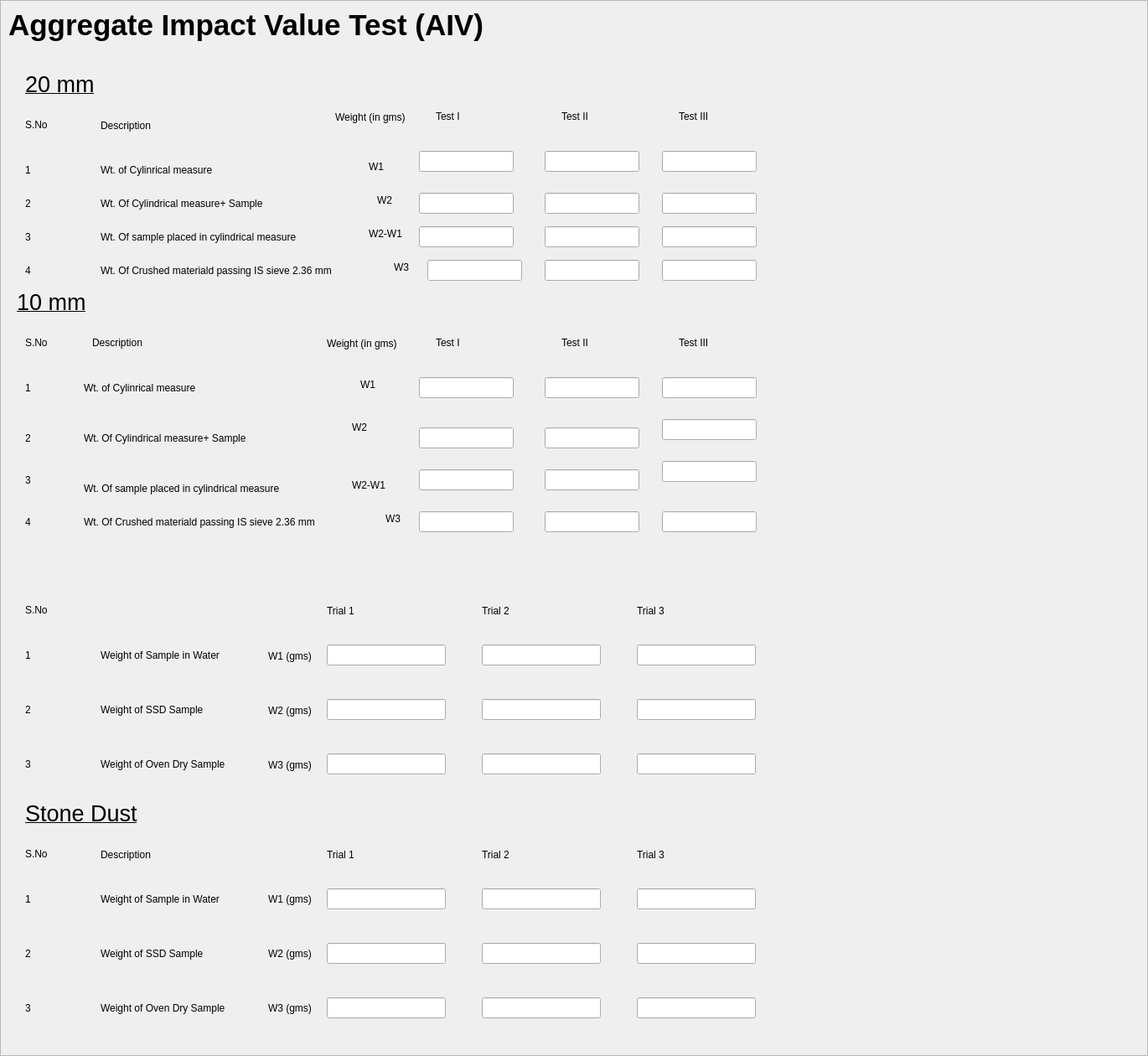
     <widget class="QFrame" name="AIV_frame">
      <property name="geometry">
       <rect>
        <x>0</x>
        <y>50</y>
        <width>1370</width>
        <height>1260</height>
       </rect>
      </property>
      <property name="frameShape">
       <enum>QFrame::StyledPanel</enum>
      </property>
      <property name="frameShadow">
       <enum>QFrame::Raised</enum>
      </property>
      <widget class="QLabel" name="label_265">
       <property name="geometry">
        <rect>
         <x>10</x>
         <y>0</y>
         <width>601</width>
         <height>60</height>
        </rect>
       </property>
       <property name="text">
        <string>&lt;html&gt;&lt;head/&gt;&lt;body&gt;&lt;p&gt;&lt;span style=&quot; font-size:26pt; font-weight:700;&quot;&gt;Aggregate Impact Value Test (AIV)&lt;/span&gt;&lt;/p&gt;&lt;/body&gt;&lt;/html&gt;</string>
       </property>
      </widget>
      <widget class="QLabel" name="label_266">
       <property name="geometry">
        <rect>
         <x>30</x>
         <y>80</y>
         <width>111</width>
         <height>41</height>
        </rect>
       </property>
       <property name="text">
        <string>&lt;html&gt;&lt;head/&gt;&lt;body&gt;&lt;p&gt;&lt;span style=&quot; font-size:20pt; text-decoration: underline;&quot;&gt;20 mm&lt;/span&gt;&lt;/p&gt;&lt;/body&gt;&lt;/html&gt;</string>
       </property>
      </widget>
      <widget class="QLabel" name="label_267">
       <property name="geometry">
        <rect>
         <x>30</x>
         <y>190</y>
         <width>67</width>
         <height>25</height>
        </rect>
       </property>
       <property name="text">
        <string>1</string>
       </property>
      </widget>
      <widget class="QLabel" name="label_268">
       <property name="geometry">
        <rect>
         <x>30</x>
         <y>230</y>
         <width>67</width>
         <height>25</height>
        </rect>
       </property>
       <property name="text">
        <string>2</string>
       </property>
      </widget>
      <widget class="QLabel" name="label_269">
       <property name="geometry">
        <rect>
         <x>120</x>
         <y>190</y>
         <width>171</width>
         <height>25</height>
        </rect>
       </property>
       <property name="text">
        <string>Wt. of Cylinrical measure</string>
       </property>
      </widget>
      <widget class="QLabel" name="label_270">
       <property name="geometry">
        <rect>
         <x>120</x>
         <y>230</y>
         <width>251</width>
         <height>25</height>
        </rect>
       </property>
       <property name="text">
        <string>Wt. Of Cylindrical measure+ Sample</string>
       </property>
      </widget>
      <widget class="QLabel" name="label_271">
       <property name="geometry">
        <rect>
         <x>30</x>
         <y>510</y>
         <width>67</width>
         <height>25</height>
        </rect>
       </property>
       <property name="text">
        <string>2</string>
       </property>
      </widget>
      <widget class="QLabel" name="label_273">
       <property name="geometry">
        <rect>
         <x>20</x>
         <y>340</y>
         <width>101</width>
         <height>41</height>
        </rect>
       </property>
       <property name="text">
        <string>&lt;html&gt;&lt;head/&gt;&lt;body&gt;&lt;p&gt;&lt;span style=&quot; font-size:20pt; text-decoration: underline;&quot;&gt;10 mm&lt;/span&gt;&lt;/p&gt;&lt;/body&gt;&lt;/html&gt;</string>
       </property>
      </widget>
      <widget class="QLabel" name="label_276">
       <property name="enabled">
        <bool>true</bool>
       </property>
       <property name="geometry">
        <rect>
         <x>30</x>
         <y>400</y>
         <width>41</width>
         <height>17</height>
        </rect>
       </property>
       <property name="text">
        <string>S.No</string>
       </property>
      </widget>
      <widget class="QLabel" name="label_277">
       <property name="geometry">
        <rect>
         <x>30</x>
         <y>560</y>
         <width>67</width>
         <height>25</height>
        </rect>
       </property>
       <property name="text">
        <string>3</string>
       </property>
      </widget>
      <widget class="QLabel" name="label_278">
       <property name="geometry">
        <rect>
         <x>110</x>
         <y>400</y>
         <width>79</width>
         <height>17</height>
        </rect>
       </property>
       <property name="text">
        <string>Description</string>
       </property>
      </widget>
      <widget class="QLabel" name="label_279">
       <property name="geometry">
        <rect>
         <x>30</x>
         <y>450</y>
         <width>67</width>
         <height>25</height>
        </rect>
       </property>
       <property name="text">
        <string>1</string>
       </property>
      </widget>
      <widget class="QLabel" name="label_280">
       <property name="geometry">
        <rect>
         <x>30</x>
         <y>769</y>
         <width>67</width>
         <height>25</height>
        </rect>
       </property>
       <property name="text">
        <string>1</string>
       </property>
      </widget>
      <widget class="QLabel" name="label_281">
       <property name="geometry">
        <rect>
         <x>120</x>
         <y>834</y>
         <width>190</width>
         <height>25</height>
        </rect>
       </property>
       <property name="text">
        <string>Weight of SSD Sample</string>
       </property>
      </widget>
      <widget class="QLabel" name="label_282">
       <property name="geometry">
        <rect>
         <x>120</x>
         <y>769</y>
         <width>190</width>
         <height>25</height>
        </rect>
       </property>
       <property name="text">
        <string>Weight of Sample in Water</string>
       </property>
      </widget>
      <widget class="QLabel" name="label_283">
       <property name="geometry">
        <rect>
         <x>390</x>
         <y>720</y>
         <width>42</width>
         <height>17</height>
        </rect>
       </property>
       <property name="text">
        <string>Trial 1</string>
       </property>
      </widget>
      <widget class="QLineEdit" name="spc_10_w1_t3_5">
       <property name="geometry">
        <rect>
         <x>760</x>
         <y>769</y>
         <width>142</width>
         <height>25</height>
        </rect>
       </property>
      </widget>
      <widget class="QLineEdit" name="spc_10_w3_t3_5">
       <property name="geometry">
        <rect>
         <x>760</x>
         <y>899</y>
         <width>142</width>
         <height>25</height>
        </rect>
       </property>
      </widget>
      <widget class="QLabel" name="label_284">
       <property name="geometry">
        <rect>
         <x>760</x>
         <y>720</y>
         <width>42</width>
         <height>17</height>
        </rect>
       </property>
       <property name="text">
        <string>Trial 3</string>
       </property>
      </widget>
      <widget class="QLineEdit" name="spc_10_w2_t3_5">
       <property name="geometry">
        <rect>
         <x>760</x>
         <y>834</y>
         <width>142</width>
         <height>25</height>
        </rect>
       </property>
      </widget>
      <widget class="QLineEdit" name="spc_10_w2_t1_5">
       <property name="geometry">
        <rect>
         <x>390</x>
         <y>834</y>
         <width>142</width>
         <height>25</height>
        </rect>
       </property>
      </widget>
      <widget class="QLineEdit" name="spc_10_w3_t2_5">
       <property name="geometry">
        <rect>
         <x>575</x>
         <y>899</y>
         <width>142</width>
         <height>25</height>
        </rect>
       </property>
      </widget>
      <widget class="QLabel" name="label_285">
       <property name="geometry">
        <rect>
         <x>120</x>
         <y>899</y>
         <width>190</width>
         <height>25</height>
        </rect>
       </property>
       <property name="text">
        <string>Weight of Oven Dry Sample</string>
       </property>
      </widget>
      <widget class="QLabel" name="label_286">
       <property name="geometry">
        <rect>
         <x>30</x>
         <y>899</y>
         <width>67</width>
         <height>25</height>
        </rect>
       </property>
       <property name="text">
        <string>3</string>
       </property>
      </widget>
      <widget class="QLabel" name="label_287">
       <property name="geometry">
        <rect>
         <x>30</x>
         <y>834</y>
         <width>67</width>
         <height>25</height>
        </rect>
       </property>
       <property name="text">
        <string>2</string>
       </property>
      </widget>
      <widget class="QLineEdit" name="spc_10_w3_t1_5">
       <property name="geometry">
        <rect>
         <x>390</x>
         <y>899</y>
         <width>142</width>
         <height>25</height>
        </rect>
       </property>
      </widget>
      <widget class="QLineEdit" name="spc_10_w1_t2_5">
       <property name="geometry">
        <rect>
         <x>575</x>
         <y>769</y>
         <width>142</width>
         <height>25</height>
        </rect>
       </property>
      </widget>
      <widget class="QLineEdit" name="spc_10_w1_t1_5">
       <property name="geometry">
        <rect>
         <x>390</x>
         <y>769</y>
         <width>142</width>
         <height>25</height>
        </rect>
       </property>
      </widget>
      <widget class="QLabel" name="label_288">
       <property name="geometry">
        <rect>
         <x>575</x>
         <y>720</y>
         <width>42</width>
         <height>17</height>
        </rect>
       </property>
       <property name="text">
        <string>Trial 2</string>
       </property>
      </widget>
      <widget class="QLabel" name="label_289">
       <property name="enabled">
        <bool>true</bool>
       </property>
       <property name="geometry">
        <rect>
         <x>30</x>
         <y>719</y>
         <width>32</width>
         <height>17</height>
        </rect>
       </property>
       <property name="text">
        <string>S.No</string>
       </property>
      </widget>
      <widget class="QLineEdit" name="spc_10_w2_t2_5">
       <property name="geometry">
        <rect>
         <x>575</x>
         <y>834</y>
         <width>142</width>
         <height>25</height>
        </rect>
       </property>
      </widget>
      <widget class="QLineEdit" name="spc_0_w2_t1_5">
       <property name="geometry">
        <rect>
         <x>390</x>
         <y>1125</y>
         <width>142</width>
         <height>25</height>
        </rect>
       </property>
      </widget>
      <widget class="QLabel" name="label_290">
       <property name="geometry">
        <rect>
         <x>30</x>
         <y>950</y>
         <width>141</width>
         <height>41</height>
        </rect>
       </property>
       <property name="text">
        <string>&lt;html&gt;&lt;head/&gt;&lt;body&gt;&lt;p&gt;&lt;span style=&quot; font-size:20pt; text-decoration: underline;&quot;&gt;Stone Dust&lt;/span&gt;&lt;/p&gt;&lt;/body&gt;&lt;/html&gt;</string>
       </property>
      </widget>
      <widget class="QLabel" name="label_291">
       <property name="geometry">
        <rect>
         <x>120</x>
         <y>1125</y>
         <width>190</width>
         <height>25</height>
        </rect>
       </property>
       <property name="text">
        <string>Weight of SSD Sample</string>
       </property>
      </widget>
      <widget class="QLabel" name="label_292">
       <property name="geometry">
        <rect>
         <x>760</x>
         <y>1011</y>
         <width>42</width>
         <height>17</height>
        </rect>
       </property>
       <property name="text">
        <string>Trial 3</string>
       </property>
      </widget>
      <widget class="QLineEdit" name="spc_0_w3_t3_5">
       <property name="geometry">
        <rect>
         <x>760</x>
         <y>1190</y>
         <width>142</width>
         <height>25</height>
        </rect>
       </property>
      </widget>
      <widget class="QLineEdit" name="spc_0_w1_t1_5">
       <property name="geometry">
        <rect>
         <x>390</x>
         <y>1060</y>
         <width>142</width>
         <height>25</height>
        </rect>
       </property>
      </widget>
      <widget class="QLabel" name="label_293">
       <property name="geometry">
        <rect>
         <x>30</x>
         <y>1190</y>
         <width>67</width>
         <height>25</height>
        </rect>
       </property>
       <property name="text">
        <string>3</string>
       </property>
      </widget>
      <widget class="QLineEdit" name="spc_0_w1_t2_5">
       <property name="geometry">
        <rect>
         <x>575</x>
         <y>1060</y>
         <width>142</width>
         <height>25</height>
        </rect>
       </property>
      </widget>
      <widget class="QLineEdit" name="spc_0_w1_t3_5">
       <property name="geometry">
        <rect>
         <x>760</x>
         <y>1060</y>
         <width>142</width>
         <height>25</height>
        </rect>
       </property>
      </widget>
      <widget class="QLineEdit" name="spc_0_w2_t2_5">
       <property name="geometry">
        <rect>
         <x>575</x>
         <y>1125</y>
         <width>142</width>
         <height>25</height>
        </rect>
       </property>
      </widget>
      <widget class="QLineEdit" name="spc_0_w3_t1_5">
       <property name="geometry">
        <rect>
         <x>390</x>
         <y>1190</y>
         <width>142</width>
         <height>25</height>
        </rect>
       </property>
      </widget>
      <widget class="QLineEdit" name="spc_0_w3_t2_5">
       <property name="geometry">
        <rect>
         <x>575</x>
         <y>1190</y>
         <width>142</width>
         <height>25</height>
        </rect>
       </property>
      </widget>
      <widget class="QLabel" name="label_294">
       <property name="geometry">
        <rect>
         <x>120</x>
         <y>1190</y>
         <width>190</width>
         <height>25</height>
        </rect>
       </property>
       <property name="text">
        <string>Weight of Oven Dry Sample</string>
       </property>
      </widget>
      <widget class="QLineEdit" name="spc_0_w2_t3_5">
       <property name="geometry">
        <rect>
         <x>760</x>
         <y>1125</y>
         <width>142</width>
         <height>25</height>
        </rect>
       </property>
      </widget>
      <widget class="QLabel" name="label_295">
       <property name="geometry">
        <rect>
         <x>390</x>
         <y>1011</y>
         <width>42</width>
         <height>17</height>
        </rect>
       </property>
       <property name="text">
        <string>Trial 1</string>
       </property>
      </widget>
      <widget class="QLabel" name="label_296">
       <property name="geometry">
        <rect>
         <x>30</x>
         <y>1060</y>
         <width>67</width>
         <height>25</height>
        </rect>
       </property>
       <property name="text">
        <string>1</string>
       </property>
      </widget>
      <widget class="QLabel" name="label_297">
       <property name="enabled">
        <bool>true</bool>
       </property>
       <property name="geometry">
        <rect>
         <x>30</x>
         <y>1010</y>
         <width>32</width>
         <height>17</height>
        </rect>
       </property>
       <property name="text">
        <string>S.No</string>
       </property>
      </widget>
      <widget class="QLabel" name="label_298">
       <property name="geometry">
        <rect>
         <x>30</x>
         <y>1125</y>
         <width>67</width>
         <height>25</height>
        </rect>
       </property>
       <property name="text">
        <string>2</string>
       </property>
      </widget>
      <widget class="QLabel" name="label_299">
       <property name="geometry">
        <rect>
         <x>120</x>
         <y>1011</y>
         <width>79</width>
         <height>17</height>
        </rect>
       </property>
       <property name="text">
        <string>Description</string>
       </property>
      </widget>
      <widget class="QLabel" name="label_300">
       <property name="geometry">
        <rect>
         <x>575</x>
         <y>1011</y>
         <width>42</width>
         <height>17</height>
        </rect>
       </property>
       <property name="text">
        <string>Trial 2</string>
       </property>
      </widget>
      <widget class="QLabel" name="label_301">
       <property name="geometry">
        <rect>
         <x>120</x>
         <y>1060</y>
         <width>190</width>
         <height>25</height>
        </rect>
       </property>
       <property name="text">
        <string>Weight of Sample in Water</string>
       </property>
      </widget>
      <widget class="QLabel" name="label_302">
       <property name="geometry">
        <rect>
         <x>320</x>
         <y>900</y>
         <width>67</width>
         <height>25</height>
        </rect>
       </property>
       <property name="text">
        <string>W3 (gms)</string>
       </property>
      </widget>
      <widget class="QLabel" name="label_303">
       <property name="geometry">
        <rect>
         <x>320</x>
         <y>770</y>
         <width>67</width>
         <height>25</height>
        </rect>
       </property>
       <property name="text">
        <string>W1 (gms)</string>
       </property>
      </widget>
      <widget class="QLabel" name="label_304">
       <property name="geometry">
        <rect>
         <x>320</x>
         <y>835</y>
         <width>67</width>
         <height>25</height>
        </rect>
       </property>
       <property name="text">
        <string>W2 (gms)</string>
       </property>
      </widget>
      <widget class="QLabel" name="label_305">
       <property name="geometry">
        <rect>
         <x>320</x>
         <y>1190</y>
         <width>67</width>
         <height>25</height>
        </rect>
       </property>
       <property name="text">
        <string>W3 (gms)</string>
       </property>
      </widget>
      <widget class="QLabel" name="label_306">
       <property name="geometry">
        <rect>
         <x>320</x>
         <y>1060</y>
         <width>67</width>
         <height>25</height>
        </rect>
       </property>
       <property name="text">
        <string>W1 (gms)</string>
       </property>
      </widget>
      <widget class="QLabel" name="label_307">
       <property name="geometry">
        <rect>
         <x>320</x>
         <y>1125</y>
         <width>67</width>
         <height>25</height>
        </rect>
       </property>
       <property name="text">
        <string>W2 (gms)</string>
       </property>
      </widget>
      <widget class="QLabel" name="label_308">
       <property name="enabled">
        <bool>true</bool>
       </property>
       <property name="geometry">
        <rect>
         <x>30</x>
         <y>140</y>
         <width>32</width>
         <height>17</height>
        </rect>
       </property>
       <property name="text">
        <string>S.No</string>
       </property>
      </widget>
      <widget class="QLabel" name="label_309">
       <property name="geometry">
        <rect>
         <x>120</x>
         <y>141</y>
         <width>79</width>
         <height>17</height>
        </rect>
       </property>
       <property name="text">
        <string>Description</string>
       </property>
      </widget>
      <widget class="QLabel" name="label_310">
       <property name="geometry">
        <rect>
         <x>30</x>
         <y>610</y>
         <width>67</width>
         <height>25</height>
        </rect>
       </property>
       <property name="text">
        <string>4</string>
       </property>
      </widget>
      <widget class="QLabel" name="label_346">
       <property name="geometry">
        <rect>
         <x>30</x>
         <y>270</y>
         <width>67</width>
         <height>25</height>
        </rect>
       </property>
       <property name="text">
        <string>3</string>
       </property>
      </widget>
      <widget class="QLabel" name="label_347">
       <property name="geometry">
        <rect>
         <x>30</x>
         <y>310</y>
         <width>67</width>
         <height>25</height>
        </rect>
       </property>
       <property name="text">
        <string>4</string>
       </property>
      </widget>
      <widget class="QLabel" name="label_348">
       <property name="geometry">
        <rect>
         <x>120</x>
         <y>270</y>
         <width>301</width>
         <height>25</height>
        </rect>
       </property>
       <property name="text">
        <string>Wt. Of sample placed in cylindrical measure </string>
       </property>
      </widget>
      <widget class="QLabel" name="label_349">
       <property name="geometry">
        <rect>
         <x>120</x>
         <y>310</y>
         <width>351</width>
         <height>25</height>
        </rect>
       </property>
       <property name="text">
        <string>Wt. Of Crushed materiald passing IS sieve 2.36 mm </string>
       </property>
      </widget>
      <widget class="QLabel" name="label_350">
       <property name="geometry">
        <rect>
         <x>520</x>
         <y>130</y>
         <width>79</width>
         <height>17</height>
        </rect>
       </property>
       <property name="text">
        <string>Test I</string>
       </property>
      </widget>
      <widget class="QLabel" name="label_351">
       <property name="geometry">
        <rect>
         <x>670</x>
         <y>130</y>
         <width>61</width>
         <height>17</height>
        </rect>
       </property>
       <property name="text">
        <string>Test II</string>
       </property>
      </widget>
      <widget class="QLabel" name="label_352">
       <property name="geometry">
        <rect>
         <x>810</x>
         <y>130</y>
         <width>79</width>
         <height>17</height>
        </rect>
       </property>
       <property name="text">
        <string>Test III</string>
       </property>
      </widget>
      <widget class="QLineEdit" name="lineEdit">
       <property name="geometry">
        <rect>
         <x>500</x>
         <y>180</y>
         <width>113</width>
         <height>25</height>
        </rect>
       </property>
      </widget>
      <widget class="QLineEdit" name="lineEdit_2">
       <property name="geometry">
        <rect>
         <x>650</x>
         <y>180</y>
         <width>113</width>
         <height>25</height>
        </rect>
       </property>
      </widget>
      <widget class="QLineEdit" name="lineEdit_3">
       <property name="geometry">
        <rect>
         <x>790</x>
         <y>180</y>
         <width>113</width>
         <height>25</height>
        </rect>
       </property>
      </widget>
      <widget class="QLineEdit" name="lineEdit_4">
       <property name="geometry">
        <rect>
         <x>500</x>
         <y>230</y>
         <width>113</width>
         <height>25</height>
        </rect>
       </property>
      </widget>
      <widget class="QLineEdit" name="lineEdit_5">
       <property name="geometry">
        <rect>
         <x>650</x>
         <y>230</y>
         <width>113</width>
         <height>25</height>
        </rect>
       </property>
      </widget>
      <widget class="QLineEdit" name="lineEdit_6">
       <property name="geometry">
        <rect>
         <x>790</x>
         <y>230</y>
         <width>113</width>
         <height>25</height>
        </rect>
       </property>
      </widget>
      <widget class="QLineEdit" name="lineEdit_7">
       <property name="geometry">
        <rect>
         <x>500</x>
         <y>270</y>
         <width>113</width>
         <height>25</height>
        </rect>
       </property>
      </widget>
      <widget class="QLineEdit" name="lineEdit_8">
       <property name="geometry">
        <rect>
         <x>650</x>
         <y>270</y>
         <width>113</width>
         <height>25</height>
        </rect>
       </property>
      </widget>
      <widget class="QLineEdit" name="lineEdit_9">
       <property name="geometry">
        <rect>
         <x>790</x>
         <y>270</y>
         <width>113</width>
         <height>25</height>
        </rect>
       </property>
      </widget>
      <widget class="QLineEdit" name="lineEdit_10">
       <property name="geometry">
        <rect>
         <x>510</x>
         <y>310</y>
         <width>113</width>
         <height>25</height>
        </rect>
       </property>
      </widget>
      <widget class="QLineEdit" name="lineEdit_11">
       <property name="geometry">
        <rect>
         <x>650</x>
         <y>310</y>
         <width>113</width>
         <height>25</height>
        </rect>
       </property>
      </widget>
      <widget class="QLineEdit" name="lineEdit_12">
       <property name="geometry">
        <rect>
         <x>790</x>
         <y>310</y>
         <width>113</width>
         <height>25</height>
        </rect>
       </property>
      </widget>
      <widget class="QLabel" name="label_353">
       <property name="geometry">
        <rect>
         <x>440</x>
         <y>190</y>
         <width>41</width>
         <height>17</height>
        </rect>
       </property>
       <property name="text">
        <string>W1</string>
       </property>
      </widget>
      <widget class="QLabel" name="label_354">
       <property name="geometry">
        <rect>
         <x>450</x>
         <y>230</y>
         <width>41</width>
         <height>17</height>
        </rect>
       </property>
       <property name="text">
        <string>W2</string>
       </property>
      </widget>
      <widget class="QLabel" name="label_355">
       <property name="geometry">
        <rect>
         <x>440</x>
         <y>270</y>
         <width>51</width>
         <height>17</height>
        </rect>
       </property>
       <property name="text">
        <string>W2-W1</string>
       </property>
      </widget>
      <widget class="QLabel" name="label_356">
       <property name="geometry">
        <rect>
         <x>470</x>
         <y>310</y>
         <width>31</width>
         <height>17</height>
        </rect>
       </property>
       <property name="text">
        <string>W3</string>
       </property>
      </widget>
      <widget class="QLabel" name="label_357">
       <property name="geometry">
        <rect>
         <x>400</x>
         <y>130</y>
         <width>111</width>
         <height>20</height>
        </rect>
       </property>
       <property name="text">
        <string>Weight (in gms)</string>
       </property>
      </widget>
      <widget class="QLabel" name="label_272">
       <property name="geometry">
        <rect>
         <x>100</x>
         <y>450</y>
         <width>171</width>
         <height>25</height>
        </rect>
       </property>
       <property name="text">
        <string>Wt. of Cylinrical measure</string>
       </property>
      </widget>
      <widget class="QLabel" name="label_274">
       <property name="geometry">
        <rect>
         <x>100</x>
         <y>510</y>
         <width>251</width>
         <height>25</height>
        </rect>
       </property>
       <property name="text">
        <string>Wt. Of Cylindrical measure+ Sample</string>
       </property>
      </widget>
      <widget class="QLabel" name="label_358">
       <property name="geometry">
        <rect>
         <x>100</x>
         <y>570</y>
         <width>301</width>
         <height>25</height>
        </rect>
       </property>
       <property name="text">
        <string>Wt. Of sample placed in cylindrical measure </string>
       </property>
      </widget>
      <widget class="QLabel" name="label_359">
       <property name="geometry">
        <rect>
         <x>100</x>
         <y>610</y>
         <width>351</width>
         <height>25</height>
        </rect>
       </property>
       <property name="text">
        <string>Wt. Of Crushed materiald passing IS sieve 2.36 mm </string>
       </property>
      </widget>
      <widget class="QLabel" name="label_360">
       <property name="geometry">
        <rect>
         <x>390</x>
         <y>400</y>
         <width>111</width>
         <height>20</height>
        </rect>
       </property>
       <property name="text">
        <string>Weight (in gms)</string>
       </property>
      </widget>
      <widget class="QLabel" name="label_361">
       <property name="geometry">
        <rect>
         <x>430</x>
         <y>450</y>
         <width>41</width>
         <height>17</height>
        </rect>
       </property>
       <property name="text">
        <string>W1</string>
       </property>
      </widget>
      <widget class="QLabel" name="label_362">
       <property name="geometry">
        <rect>
         <x>420</x>
         <y>500</y>
         <width>41</width>
         <height>20</height>
        </rect>
       </property>
       <property name="text">
        <string>W2</string>
       </property>
      </widget>
      <widget class="QLabel" name="label_363">
       <property name="geometry">
        <rect>
         <x>420</x>
         <y>570</y>
         <width>51</width>
         <height>17</height>
        </rect>
       </property>
       <property name="text">
        <string>W2-W1</string>
       </property>
      </widget>
      <widget class="QLabel" name="label_364">
       <property name="geometry">
        <rect>
         <x>460</x>
         <y>610</y>
         <width>31</width>
         <height>17</height>
        </rect>
       </property>
       <property name="text">
        <string>W3</string>
       </property>
      </widget>
      <widget class="QLabel" name="label_365">
       <property name="geometry">
        <rect>
         <x>520</x>
         <y>400</y>
         <width>79</width>
         <height>17</height>
        </rect>
       </property>
       <property name="text">
        <string>Test I</string>
       </property>
      </widget>
      <widget class="QLabel" name="label_366">
       <property name="geometry">
        <rect>
         <x>670</x>
         <y>400</y>
         <width>61</width>
         <height>17</height>
        </rect>
       </property>
       <property name="text">
        <string>Test II</string>
       </property>
      </widget>
      <widget class="QLabel" name="label_367">
       <property name="geometry">
        <rect>
         <x>810</x>
         <y>400</y>
         <width>79</width>
         <height>17</height>
        </rect>
       </property>
       <property name="text">
        <string>Test III</string>
       </property>
      </widget>
      <widget class="QLineEdit" name="lineEdit_13">
       <property name="geometry">
        <rect>
         <x>500</x>
         <y>450</y>
         <width>113</width>
         <height>25</height>
        </rect>
       </property>
      </widget>
      <widget class="QLineEdit" name="lineEdit_14">
       <property name="geometry">
        <rect>
         <x>650</x>
         <y>450</y>
         <width>113</width>
         <height>25</height>
        </rect>
       </property>
      </widget>
      <widget class="QLineEdit" name="lineEdit_15">
       <property name="geometry">
        <rect>
         <x>790</x>
         <y>450</y>
         <width>113</width>
         <height>25</height>
        </rect>
       </property>
      </widget>
      <widget class="QLineEdit" name="lineEdit_16">
       <property name="geometry">
        <rect>
         <x>500</x>
         <y>610</y>
         <width>113</width>
         <height>25</height>
        </rect>
       </property>
      </widget>
      <widget class="QLineEdit" name="lineEdit_17">
       <property name="geometry">
        <rect>
         <x>650</x>
         <y>610</y>
         <width>113</width>
         <height>25</height>
        </rect>
       </property>
      </widget>
      <widget class="QLineEdit" name="lineEdit_18">
       <property name="geometry">
        <rect>
         <x>790</x>
         <y>610</y>
         <width>113</width>
         <height>25</height>
        </rect>
       </property>
      </widget>
      <widget class="QLineEdit" name="lineEdit_19">
       <property name="geometry">
        <rect>
         <x>500</x>
         <y>560</y>
         <width>113</width>
         <height>25</height>
        </rect>
       </property>
      </widget>
      <widget class="QLineEdit" name="lineEdit_20">
       <property name="geometry">
        <rect>
         <x>650</x>
         <y>560</y>
         <width>113</width>
         <height>25</height>
        </rect>
       </property>
      </widget>
      <widget class="QLineEdit" name="lineEdit_21">
       <property name="geometry">
        <rect>
         <x>790</x>
         <y>550</y>
         <width>113</width>
         <height>25</height>
        </rect>
       </property>
      </widget>
      <widget class="QLineEdit" name="lineEdit_22">
       <property name="geometry">
        <rect>
         <x>500</x>
         <y>510</y>
         <width>113</width>
         <height>25</height>
        </rect>
       </property>
      </widget>
      <widget class="QLineEdit" name="lineEdit_23">
       <property name="geometry">
        <rect>
         <x>650</x>
         <y>510</y>
         <width>113</width>
         <height>25</height>
        </rect>
       </property>
      </widget>
      <widget class="QLineEdit" name="lineEdit_24">
       <property name="geometry">
        <rect>
         <x>790</x>
         <y>500</y>
         <width>113</width>
         <height>25</height>
        </rect>
       </property>
      </widget>
     </widget>
